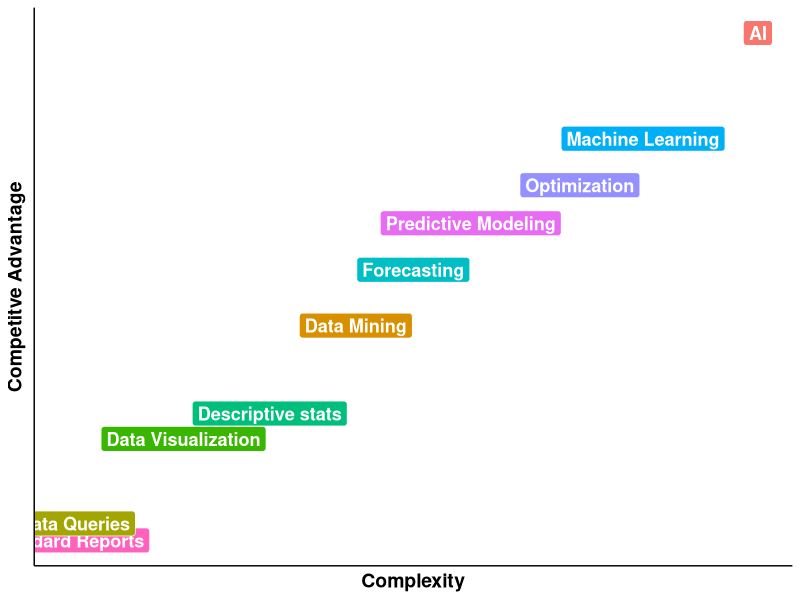

Generate this figure with R:
library(ggplot2)
library(ggthemes)
library(ggrepel)
data=read.csv("graph.csv",header = T)
attach(data)
p=ggplot(data,aes(x,y))+geom_point()+theme(axis.ticks=element_blank(),axis.title=element_text(size=14,face="bold"),axis.text.x=element_blank(),panel.grid.major = element_blank(),
                                           panel.grid.minor = element_blank(),
                                           axis.text.y=element_blank(),panel.background = element_blank(),axis.line = element_line(colour = "black"))+xlab("Complexity")+ylab("Competitve Advantage")#+geom_text(aes(x,y,label = label)) 
p+geom_label(label=label,aes(fill = factor(label)), colour = "white", fontface = "bold",size=4.6)+guides(fill=FALSE)

  